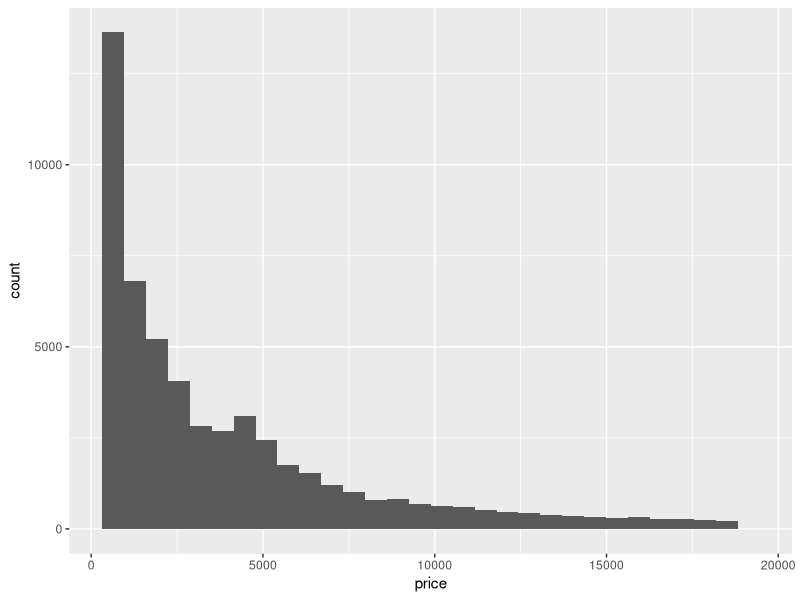
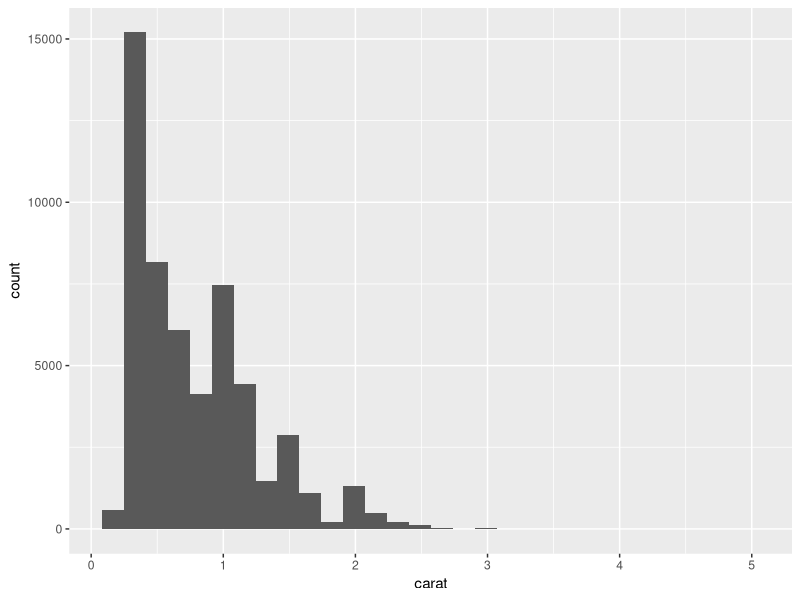
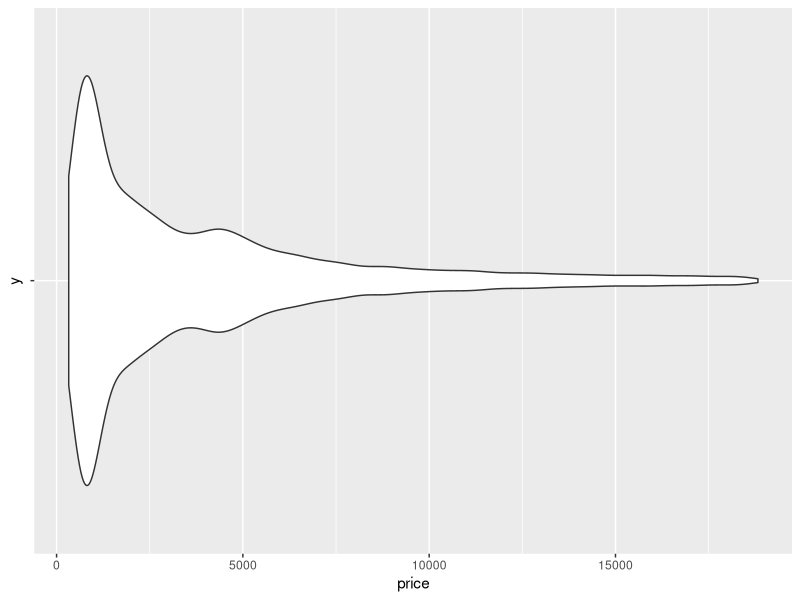
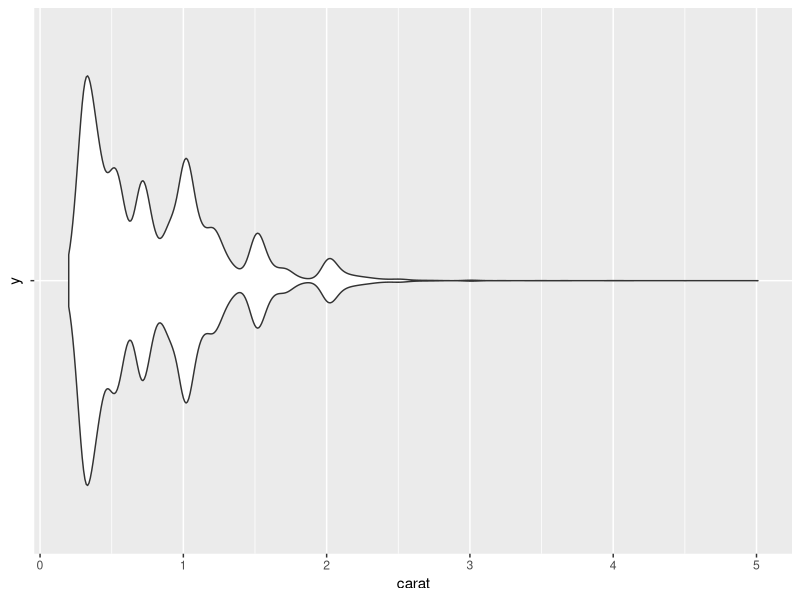
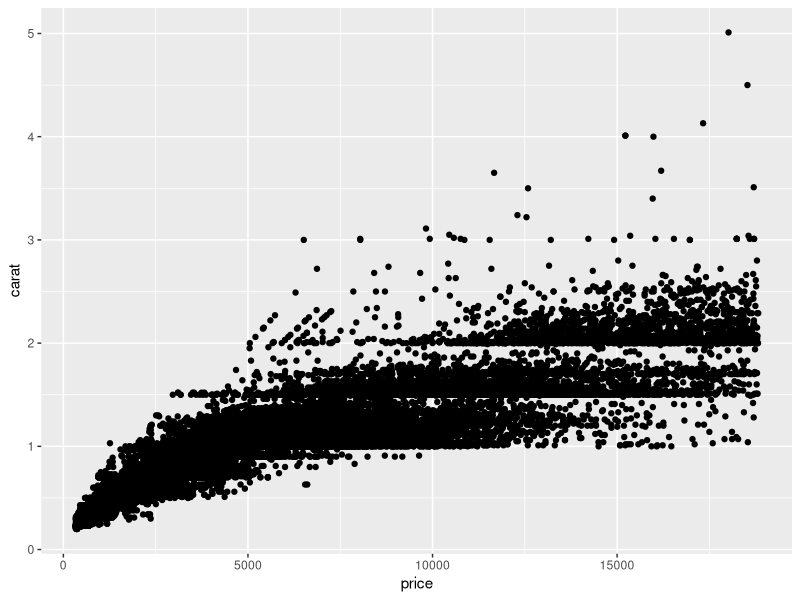
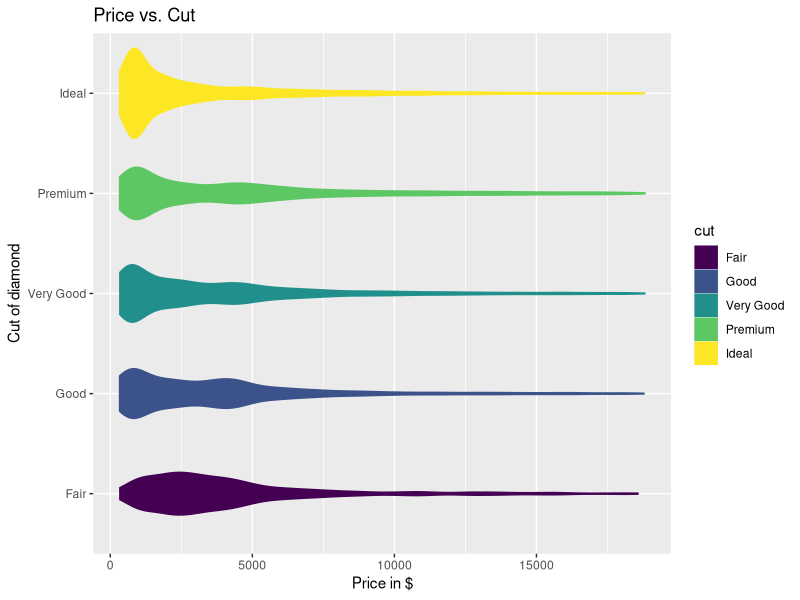
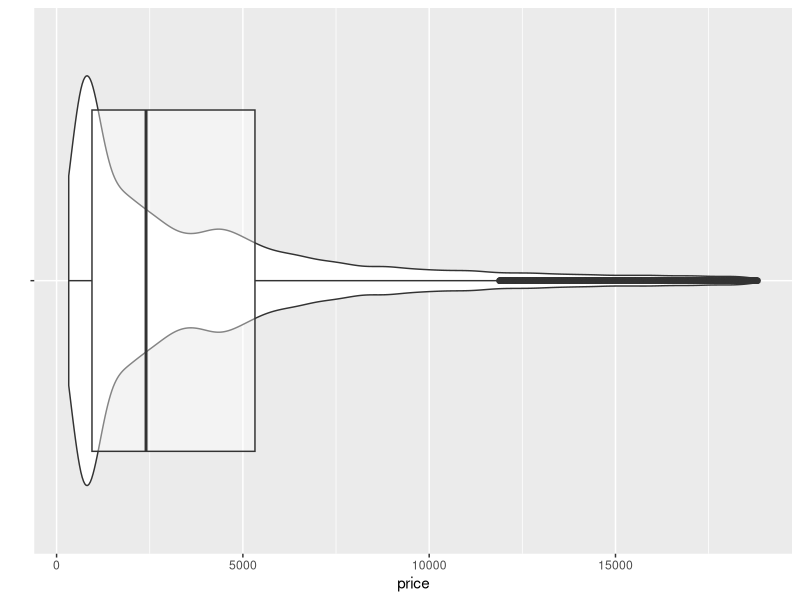

The R source for these figures, in order:
## ---- chunk 1
#| label: fig-diamonds-histogram-price
#| fig-cap: "Output of code in @fig-plot-diamonds-price."
#| echo: false
library("ggplot2")
ggplot(data = diamonds) +
  aes(x = price) +
  geom_histogram()
## ---- chunk 2
#| label: fig-output-head-diamonds
#| fig-cap: "Output of the `head(diamonds)` command in @fig-diamonds-head."
#| echo: false

head(diamonds)
## ---- chunk 3
#| label: fig-output-histogram-carat
#| fig-cap: "Output of the code in @fig-diamonds-carat"
#| echo: false

ggplot(data = diamonds) +
  aes(x = carat) +
  geom_histogram()
## ---- chunk 4
#| label: fig-diamonds-violins-carat-price
#| fig-cap: "Output from the code chunk in @fig-violin-plots."
#| echo: false
ggplot(data = diamonds) +
  aes(x = price, y = "") +
  geom_violin()
  
ggplot(data = diamonds) +
  aes(x= carat, y = "") +
  geom_violin()
## ---- chunk 5
#| label: fig-diamonds-scatterplot
#| fig-cap: "Output from the prior code chunk."
#| echo: false
ggplot(data = diamonds) +
  aes(x = price, y = carat) +
  geom_point()
## ---- chunk 6
#| label: fig-diamonds-multi-violins
#| fig-cap: "Output from the prior code chunk."
#| echo: false
ggplot(data = diamonds) +
  aes(x = price, y = cut, color = cut, fill = cut) +
  geom_violin() +
  xlab("Price in $") +
  ylab("Cut of diamond") +
  ggtitle("Price vs. Cut")
## ---- chunk 7
#| label: fig-diamonds-violin-boxplot
#| fig-cap: "Output from the code in @fig-code-diamonds-violin-boxplot."
#| echo: false
ggplot(data = diamonds) +
  aes(x = price, y = "") +
  geom_violin() +
  geom_boxplot(alpha = .4) +
  ylab("")
